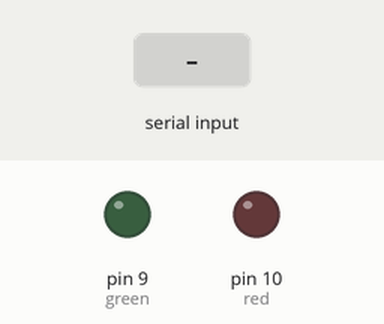
Simulated run of this sketch. Board: Arduino Uno, built with avr-gcc and run on an emulated ATmega328P. Shown: output pins drawn as LEDs (lit = HIGH). Inputs (shaded band) come from the test bench.

Above: at 1.2 s.
1.3 s: "G" received over Serial
At 2.5 s:
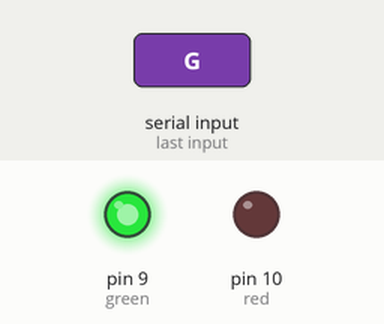
2.8 s: "R" received over Serial
At 3.6 s:
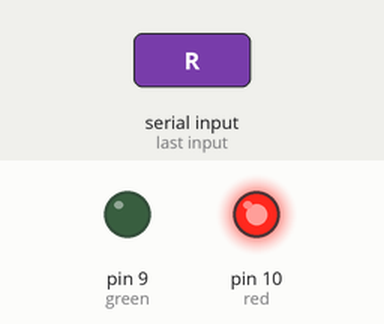
Timing chart, 0 to 5.8 s (numbered marks = the images above; inputs shaded):
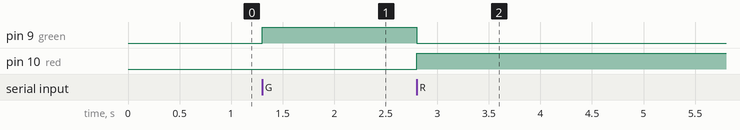

The sketch:

fr_arduino.ino
```cpp
int green = 9;
int red = 10;

void setup()
{
  pinMode(green, OUTPUT);
  pinMode(red, OUTPUT);
  Serial.begin(9600);
}

void loop()
{
  if (Serial.available())
  {
    char c = Serial.read();
    if (c == 'G')
    {
      digitalWrite(green, HIGH);
      digitalWrite(red, LOW);
    }
    else if (c == 'R')
    {
      digitalWrite(red, HIGH);
      digitalWrite(green, LOW);
    }
  }
}
```

Measured:
- after the input at 1.3 s, pin 9 (green): LOW → HIGH at once
- after the input at 2.8 s, pin 9 (green): HIGH → LOW at once; pin 10 (red): LOW → HIGH at once
